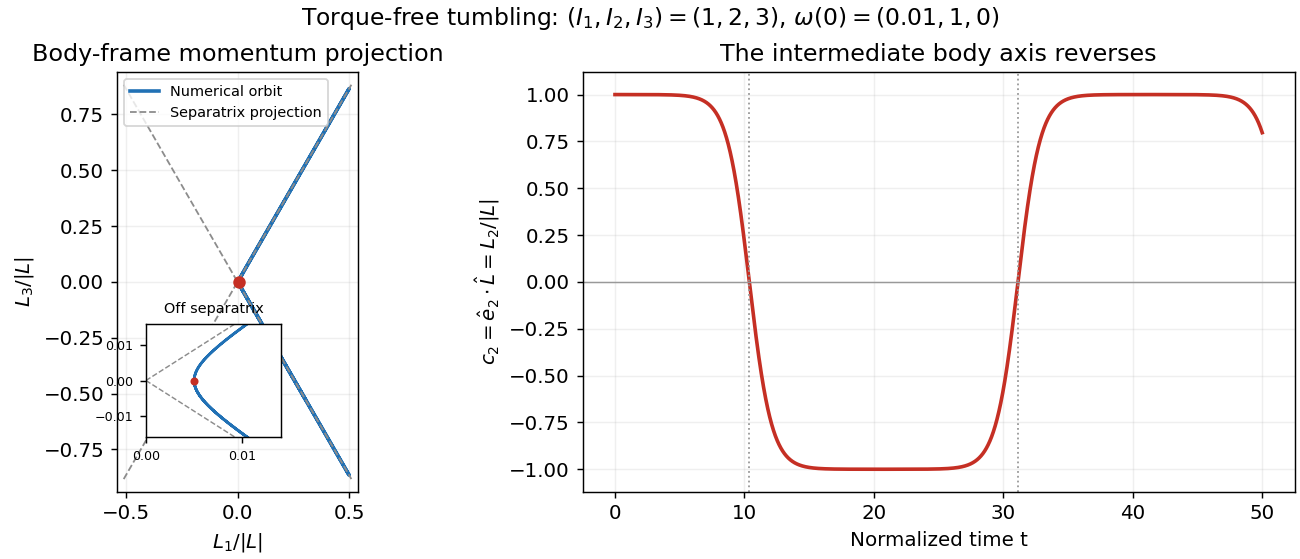

Write Python code to recreate this figure.
"""Independent angular-momentum and attitude integration for torque-free tumbling.

Run in _media; tested with Python 3.14, NumPy 2.3.5, Matplotlib 3.10.7.
R maps body components into inertial components. Neither L nor R is projected.
"""

import json
from pathlib import Path

import matplotlib.pyplot as plt
import numpy as np

MOMENTS = np.array([1.0, 2.0, 3.0])


def derivative(state):
    momentum = state[:3]
    rotation = state[3:].reshape(3, 3)
    omega = momentum / MOMENTS
    x, y, z = omega
    cross_matrix = np.array([[0, -z, y], [z, 0, -x], [-y, x, 0]])
    return np.r_[np.cross(momentum, omega), (rotation @ cross_matrix).ravel()]


def solve(step=0.005, stop=50):
    t = np.linspace(0, stop, round(stop / step) + 1)
    states = np.empty((len(t), 12))
    states[0] = np.r_[0.01, 2, 0, np.eye(3).ravel()]
    for j, h in enumerate(np.diff(t)):
        a = derivative(states[j])
        b = derivative(states[j] + h * a / 2)
        c = derivative(states[j] + h * b / 2)
        d = derivative(states[j] + h * c)
        states[j + 1] = states[j] + h * (a + 2 * b + 2 * c + d) / 6
    return t, states


def make_figure():
    t, state = solve()
    momentum = state[:, :3]
    rotation = state[:, 3:].reshape(-1, 3, 3)
    l0 = momentum[0]
    length = np.linalg.norm(l0)
    n = momentum / length
    energy = (momentum**2 / MOMENTS).sum(axis=1) / 2
    l2 = (momentum**2).sum(axis=1)
    fixed_momentum = np.einsum("tij,tj->ti", rotation, momentum)
    orthogonality = np.einsum("tji,tjk->tik", rotation, rotation) - np.eye(3)
    alignment_reconstructed = rotation[:, :, 1] @ (l0 / length)
    sign_changes = np.where(n[:-1, 1] * n[1:, 1] < 0)[0]
    crossings = [float(t[k] - n[k, 1] * (t[k + 1] - t[k]) / (n[k + 1, 1] - n[k, 1])) for k in sign_changes]
    _, fine = solve(step=0.0025)
    checks = {
        "energy_initial": float(energy[0]), "angular_momentum_squared_initial": float(l2[0]),
        "energy_relative_drift": float(np.max(abs(energy / energy[0] - 1))),
        "angular_momentum_squared_relative_drift": float(np.max(abs(l2 / l2[0] - 1))),
        "space_angular_momentum_relative_error": float(np.max(np.linalg.norm(fixed_momentum - l0, axis=1)) / length),
        "rotation_orthogonality_error": float(np.max(abs(orthogonality))),
        "alignment_identity_error": float(np.max(abs(alignment_reconstructed - n[:, 1]))),
        "step_halving_max_difference": float(np.max(abs(state - fine[::2]))),
        "intermediate_axis_zero_crossings": crossings,
        "omega_at_t14": (momentum[2800] / MOMENTS).tolist(),
    }
    assert checks["energy_relative_drift"] < 1e-9
    assert checks["angular_momentum_squared_relative_drift"] < 1e-9
    assert checks["space_angular_momentum_relative_error"] < 1e-8
    assert checks["rotation_orthogonality_error"] < 1e-8
    assert checks["alignment_identity_error"] < 1e-8
    assert checks["step_halving_max_difference"] < 1e-7
    assert len(crossings) >= 2

    plt.rcParams.update({"font.size": 11, "figure.facecolor": "white", "axes.facecolor": "white"})
    fig, (phase, alignment) = plt.subplots(1, 2, figsize=(10, 4.3), layout="constrained", gridspec_kw={"width_ratios": [1, 1.6]})
    phase.plot(n[:, 0], n[:, 2], color="#2171b5", lw=2, label="Numerical orbit")
    x = np.linspace(-0.51, 0.51, 200)
    for s in (-1, 1):
        phase.plot(x, s * np.sqrt(3) * x, "--", color="0.55", lw=1, label="Separatrix projection" if s == 1 else None)
    phase.scatter(n[0, 0], n[0, 2], c="#c52f24", s=35, zorder=5)
    phase.set(xlabel=r"$L_1/|L|$", ylabel=r"$L_3/|L|$", title="Body-frame momentum projection", xlim=(-0.54, 0.54), ylim=(-0.94, 0.94), aspect="equal")
    phase.legend(fontsize=8, loc="upper left")
    neck = phase.inset_axes([0.12, 0.13, 0.56, 0.27])
    neck.plot(n[:, 0], n[:, 2], color="#2171b5", lw=1.5)
    small_x = np.linspace(0, 0.014, 100)
    for s in (-1, 1):
        neck.plot(small_x, s * np.sqrt(3) * small_x, "--", color="0.55", lw=0.8)
    neck.scatter(n[0, 0], 0, c="#c52f24", s=12, zorder=5)
    neck.set(xlim=(0, 0.014), ylim=(-0.016, 0.016), title="Off separatrix")
    neck.title.set_fontsize(8)
    neck.tick_params(labelsize=7)
    neck.set_xticks([0, 0.01])
    neck.set_yticks([-0.01, 0, 0.01])
    alignment.plot(t, n[:, 1], color="#c52f24", lw=2)
    alignment.axhline(0, color="0.6", lw=0.8)
    for crossing in crossings:
        alignment.axvline(crossing, color="0.6", ls=":", lw=1)
    alignment.set(xlabel="Normalized time t", ylabel=r"$c_2=\hat e_2\cdot\hat L=L_2/|L|$", title="The intermediate body axis reverses", ylim=(-1.12, 1.12))
    for a in (phase, alignment):
        a.grid(alpha=0.2)
    fig.suptitle(r"Torque-free tumbling: $(I_1,I_2,I_3)=(1,2,3)$, $\omega(0)=(0.01,1,0)$", fontsize=13)
    fig.savefig(Path(__file__).stem + ".png", dpi=130, facecolor="white")
    plt.close(fig)
    print(json.dumps(checks, indent=2))


if __name__ == "__main__":
    make_figure()
